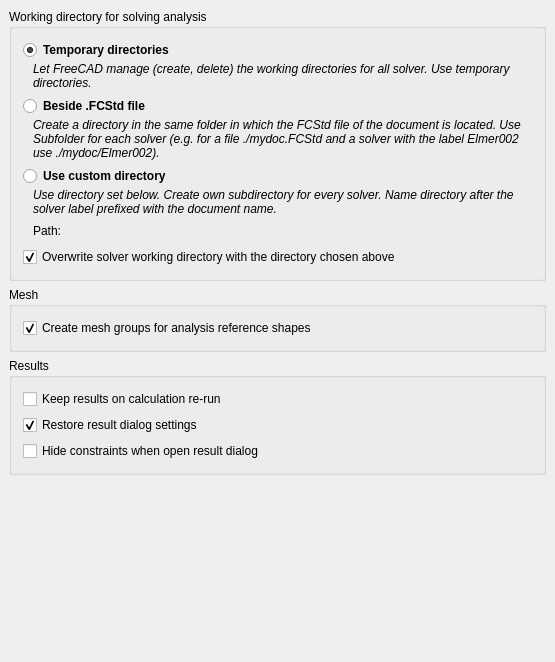
<?xml version="1.0" encoding="UTF-8"?>
<ui version="4.0">
 <class>FemGui::DlgSettingsFemGeneralImp</class>
 <widget class="QWidget" name="FemGui::DlgSettingsFemGeneralImp">
  <property name="geometry">
   <rect>
    <x>0</x>
    <y>0</y>
    <width>555</width>
    <height>662</height>
   </rect>
  </property>
  <property name="windowTitle">
   <string>General</string>
  </property>
  <layout class="QGridLayout" name="gridLayout1">
   <property name="margin">
    <number>9</number>
   </property>
   <property name="spacing">
    <number>6</number>
   </property>
   <item row="1" column="0">
    <layout class="QVBoxLayout" name="verticalLayout_2">
     <item>
      <widget class="QGroupBox" name="gb_2_workingdir">
       <property name="sizePolicy">
        <sizepolicy hsizetype="Preferred" vsizetype="Maximum">
         <horstretch>0</horstretch>
         <verstretch>0</verstretch>
        </sizepolicy>
       </property>
       <property name="title">
        <string>Working directory for solving analysis</string>
       </property>
       <layout class="QVBoxLayout" name="verticalLayout_3">
        <item>
         <layout class="QVBoxLayout" name="verticalLayout_4">
          <property name="spacing">
           <number>2</number>
          </property>
          <item>
           <widget class="Gui::PrefRadioButton" name="cb_wd_temp">
            <property name="font">
             <font>
              <weight>75</weight>
              <bold>true</bold>
             </font>
            </property>
            <property name="accessibleDescription">
             <string>sdfsdfsdfds</string>
            </property>
            <property name="text">
             <string>Temporary directories</string>
            </property>
            <property name="checked">
             <bool>true</bool>
            </property>
            <property name="prefPath" stdset="0">
             <cstring>Mod/Fem/General</cstring>
            </property>
            <property name="prefEntry" stdset="0">
             <cstring>UseTempDirectory</cstring>
            </property>
           </widget>
          </item>
          <item>
           <widget class="QLabel" name="l_wd_temp_desc">
            <property name="font">
             <font>
              <italic>true</italic>
             </font>
            </property>
            <property name="text">
             <string>Let FreeCAD manage (create, delete) the working directories for all solver. Use temporary directories.</string>
            </property>
            <property name="wordWrap">
             <bool>true</bool>
            </property>
            <property name="indent">
             <number>10</number>
            </property>
           </widget>
          </item>
         </layout>
        </item>
        <item>
         <layout class="QVBoxLayout" name="verticalLayout_5">
          <property name="spacing">
           <number>2</number>
          </property>
          <item>
           <widget class="Gui::PrefRadioButton" name="cb_wd_beside">
            <property name="font">
             <font>
              <weight>75</weight>
              <bold>true</bold>
             </font>
            </property>
            <property name="text">
             <string>Beside .FCStd file</string>
            </property>
            <property name="prefPath" stdset="0">
             <cstring>Mod/Fem/General</cstring>
            </property>
            <property name="prefEntry" stdset="0">
             <cstring>UseBesideDirectory</cstring>
            </property>
           </widget>
          </item>
          <item>
           <widget class="QLabel" name="l_wd_beside_desc">
            <property name="font">
             <font>
              <italic>true</italic>
             </font>
            </property>
            <property name="text">
             <string>Create a directory in the same folder in which the FCStd file of the document is located. Use Subfolder for each solver (e.g. for a file ./mydoc.FCStd and a solver with the label Elmer002 use ./mydoc/Elmer002).</string>
            </property>
            <property name="wordWrap">
             <bool>true</bool>
            </property>
            <property name="indent">
             <number>10</number>
            </property>
           </widget>
          </item>
         </layout>
        </item>
        <item>
         <layout class="QVBoxLayout" name="verticalLayout_8">
          <property name="spacing">
           <number>2</number>
          </property>
          <item>
           <widget class="Gui::PrefRadioButton" name="cb_wd_custom">
            <property name="font">
             <font>
              <weight>75</weight>
              <bold>true</bold>
             </font>
            </property>
            <property name="text">
             <string>Use custom directory</string>
            </property>
            <property name="prefPath" stdset="0">
             <cstring>Mod/Fem/General</cstring>
            </property>
            <property name="prefEntry" stdset="0">
             <cstring>UseCustomDirectory</cstring>
            </property>
           </widget>
          </item>
          <item>
           <widget class="QLabel" name="l_custom_desc">
            <property name="font">
             <font>
              <italic>true</italic>
             </font>
            </property>
            <property name="text">
             <string>Use directory set below. Create own subdirectory for every solver. Name directory after the solver label prefixed with the document name.</string>
            </property>
            <property name="wordWrap">
             <bool>true</bool>
            </property>
            <property name="indent">
             <number>10</number>
            </property>
           </widget>
          </item>
          <item>
           <layout class="QHBoxLayout" name="horizontalLayout_4">
            <property name="leftMargin">
             <number>0</number>
            </property>
            <property name="topMargin">
             <number>3</number>
            </property>
            <property name="rightMargin">
             <number>0</number>
            </property>
            <property name="bottomMargin">
             <number>0</number>
            </property>
            <item>
             <widget class="QLabel" name="l_wd_custom_path">
              <property name="text">
               <string>Path:</string>
              </property>
              <property name="indent">
               <number>10</number>
              </property>
             </widget>
            </item>
            <item>
             <widget class="Gui::PrefFileChooser" name="le_wd_custom" native="true">
              <property name="enabled">
               <bool>true</bool>
              </property>
              <property name="maximumSize">
               <size>
                <width>250</width>
                <height>16777215</height>
               </size>
              </property>
              <property name="prefPath" stdset="0">
               <cstring>Mod/Fem/General</cstring>
              </property>
              <property name="prefEntry" stdset="0">
               <cstring>CustomDirectoryPath</cstring>
              </property>
              <property name="mode">
               <enum>Gui::FileChooser::Directory</enum>
              </property>
             </widget>
            </item>
            <item>
             <spacer name="horizontalSpacer">
              <property name="orientation">
               <enum>Qt::Horizontal</enum>
              </property>
              <property name="sizeType">
               <enum>QSizePolicy::Expanding</enum>
              </property>
              <property name="sizeHint" stdset="0">
               <size>
                <width>0</width>
                <height>20</height>
               </size>
              </property>
             </spacer>
            </item>
           </layout>
          </item>
         </layout>
        </item>
        <item>
         <layout class="QVBoxLayout" name="verticalLayout_10">
          <item>
           <widget class="Gui::PrefCheckBox" name="cb_overwrite_solver_working_directory">
            <property name="layoutDirection">
             <enum>Qt::LeftToRight</enum>
            </property>
            <property name="text">
             <string>Overwrite solver working directory with the directory chosen above</string>
            </property>
            <property name="checked">
             <bool>true</bool>
            </property>
            <property name="prefEntry" stdset="0">
             <cstring>OverwriteSolverWorkingDirectory</cstring>
            </property>
            <property name="prefPath" stdset="0">
             <cstring>Mod/Fem/General</cstring>
            </property>
           </widget>
          </item>
         </layout>
        </item>
       </layout>
      </widget>
     </item>
     <item>
      <widget class="QGroupBox" name="gb_3_mesh">
       <property name="title">
        <string>Mesh</string>
       </property>
       <layout class="QHBoxLayout" name="horizontalLayout_2">
        <item>
         <layout class="QGridLayout" name="gl_2">
          <item row="0" column="0">
           <widget class="Gui::PrefCheckBox" name="cb_analysis_group_meshing">
            <property name="text">
             <string>Create mesh groups for analysis reference shapes</string>
            </property>
            <property name="checked">
             <bool>true</bool>
            </property>
            <property name="prefEntry" stdset="0">
             <cstring>AnalysisGroupMeshing</cstring>
            </property>
            <property name="prefPath" stdset="0">
             <cstring>Mod/Fem/General</cstring>
            </property>
           </widget>
          </item>
         </layout>
        </item>
       </layout>
      </widget>
     </item>
     <item>
      <widget class="QGroupBox" name="gb_5_results">
       <property name="title">
        <string>Results</string>
       </property>
       <layout class="QHBoxLayout" name="horizontalLayout_5">
        <item>
         <layout class="QVBoxLayout" name="verticalLayout_7">
          <item>
           <widget class="Gui::PrefCheckBox" name="cb_keep_results_on_rerun">
            <property name="enabled">
             <bool>true</bool>
            </property>
            <property name="text">
             <string>Keep results on calculation re-run</string>
            </property>
            <property name="checked">
             <bool>false</bool>
            </property>
            <property name="prefEntry" stdset="0">
             <cstring>KeepResultsOnReRun</cstring>
            </property>
            <property name="prefPath" stdset="0">
             <cstring>Mod/Fem/General</cstring>
            </property>
           </widget>
          </item>
          <item>
           <widget class="Gui::PrefCheckBox" name="cb_restore_result_dialog">
            <property name="text">
             <string>Restore result dialog settings</string>
            </property>
            <property name="checked">
             <bool>true</bool>
            </property>
            <property name="prefEntry" stdset="0">
             <cstring>RestoreResultDialog</cstring>
            </property>
            <property name="prefPath" stdset="0">
             <cstring>Mod/Fem/General</cstring>
            </property>
           </widget>
          </item>
          <item>
           <widget class="Gui::PrefCheckBox" name="cb_hide_constraint">
            <property name="enabled">
             <bool>true</bool>
            </property>
            <property name="text">
             <string>Hide constraints when open result dialog</string>
            </property>
            <property name="checkable">
             <bool>true</bool>
            </property>
            <property name="checked">
             <bool>false</bool>
            </property>
            <property name="prefEntry" stdset="0">
             <cstring>HideConstraint</cstring>
            </property>
            <property name="prefPath" stdset="0">
             <cstring>Mod/Fem/General</cstring>
            </property>
           </widget>
          </item>
         </layout>
        </item>
       </layout>
      </widget>
     </item>
    </layout>
   </item>
   <item row="2" column="0">
    <spacer name="verticalSpacer">
     <property name="orientation">
      <enum>Qt::Vertical</enum>
     </property>
     <property name="sizeHint" stdset="0">
      <size>
       <width>20</width>
       <height>40</height>
      </size>
     </property>
    </spacer>
   </item>
  </layout>
 </widget>
 <layoutdefault spacing="6" margin="11"/>
 <customwidgets>
  <customwidget>
   <class>Gui::PrefCheckBox</class>
   <extends>QCheckBox</extends>
   <header>Gui/PrefWidgets.h</header>
  </customwidget>
  <customwidget>
   <class>Gui::FileChooser</class>
   <extends>QWidget</extends>
   <header>Gui/FileDialog.h</header>
  </customwidget>
  <customwidget>
   <class>Gui::PrefFileChooser</class>
   <extends>Gui::FileChooser</extends>
   <header>Gui/PrefWidgets.h</header>
  </customwidget>
  <customwidget>
   <class>Gui::PrefRadioButton</class>
   <extends>QRadioButton</extends>
   <header>Gui/PrefWidgets.h</header>
  </customwidget>
 </customwidgets>
 <resources>
  <include location="Resources/Fem.qrc"/>
 </resources>
 <connections>
  <connection>
   <sender>cb_wd_custom</sender>
   <signal>toggled(bool)</signal>
   <receiver>le_wd_custom</receiver>
   <slot>setDisabled(bool)</slot>
   <hints>
    <hint type="sourcelabel">
     <x>277</x>
     <y>240</y>
    </hint>
    <hint type="destinationlabel">
     <x>66</x>
     <y>276</y>
    </hint>
   </hints>
  </connection>
  <connection>
   <sender>cb_wd_custom</sender>
   <signal>toggled(bool)</signal>
   <receiver>l_wd_custom_path</receiver>
   <slot>setDisabled(bool)</slot>
   <hints>
    <hint type="sourcelabel">
     <x>277</x>
     <y>240</y>
    </hint>
    <hint type="destinationlabel">
     <x>40</x>
     <y>276</y>
    </hint>
   </hints>
  </connection>
  <connection>
   <sender>cb_wd_custom</sender>
   <signal>toggled(bool)</signal>
   <receiver>le_wd_custom</receiver>
   <slot>setEnabled(bool)</slot>
   <hints>
    <hint type="sourcelabel">
     <x>277</x>
     <y>240</y>
    </hint>
    <hint type="destinationlabel">
     <x>66</x>
     <y>276</y>
    </hint>
   </hints>
  </connection>
  <connection>
   <sender>cb_wd_custom</sender>
   <signal>toggled(bool)</signal>
   <receiver>l_wd_custom_path</receiver>
   <slot>setEnabled(bool)</slot>
   <hints>
    <hint type="sourcelabel">
     <x>277</x>
     <y>240</y>
    </hint>
    <hint type="destinationlabel">
     <x>40</x>
     <y>276</y>
    </hint>
   </hints>
  </connection>
 </connections>
</ui>
